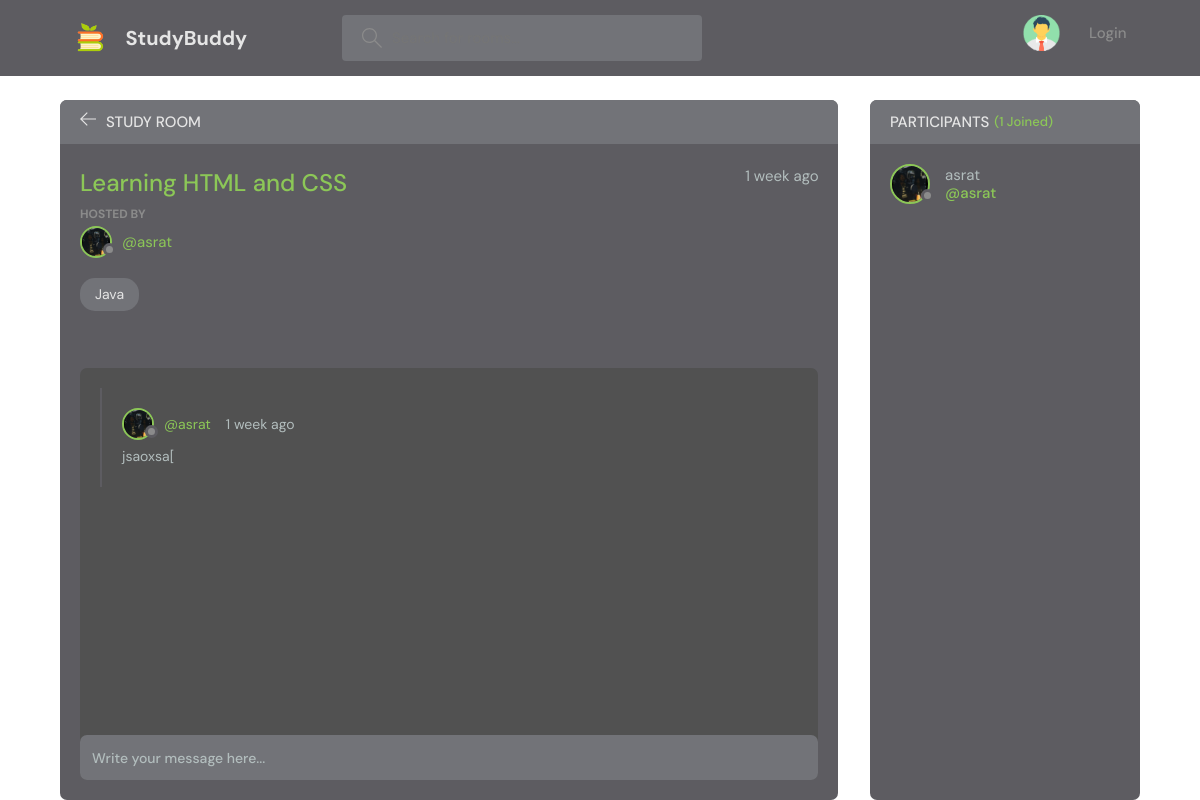
The page /room/24/ on the database its author committed.
### base/models.py (models this page shows, shortened)
class Room(models.Model):
    host = models.ForeignKey(User, on_delete=models.SET_NULL, null=True)
    topic = models.ForeignKey(Topic, on_delete=models.SET_NULL, null=True)
    participants = models.ManyToManyField(
        User, related_name='participants', blank=True)
    name = models.CharField(max_length=200)
    description = models.TextField(null=True, blank=True)
    updated = models.DateTimeField(auto_now=True)
    created = models.DateTimeField(auto_now_add=True)
    class Meta:
        ordering = ['-updated', '-created']

class Topic(models.Model):
    name = models.CharField(max_length=200)
    def __str__(self):
        return self.name

class Message(models.Model):
    user = models.ForeignKey(User, on_delete=models.CASCADE)
    room = models.ForeignKey(Room, on_delete=models.CASCADE)
    body = models.TextField()
    updated = models.DateTimeField(auto_now=True)
    created = models.DateTimeField(auto_now_add=True)
    class Meta:
        ordering = ['-updated', '-created']

### base/views.py (the view, shortened to what this page needs)
# urls.py: path('room/<str:pk>/', views.room, name='room'),
def room(request, pk):
    room = Room.objects.get(id=pk)
    room_messages = room.message_set.all()
    participants = room.participants.all()
    context = {'room': room, 'room_messages': room_messages,
               'participants': participants}
    return render(request, 'base/room.html', context)

### base/templates/base/room.html (shortened to what this page needs)
{% extends 'main.html' %}
{% block content %}
    <main class="profile-page layout layout--2">
      <div class="container">
        <div class="room">
          <div class="room__top">
            <div class="room__topLeft">
              <a href="{% url 'home' %}">
                <svg version="1.1" xmlns="http://www.w3.org/2000/svg" width="32" height="32" viewBox="0 0 32 32">
                  <title>arrow-left</title>
                  <path
                    d="M13.723 2.286l-13.723 13.714 13.719 13.714 1.616-1.611-10.96-10.96h27.625v-2.286h-27.625l10.965-10.965-1.616-1.607z"
                  ></path>
                </svg>
              </a>
              <h3>Study Room</h3>
            </div>
          </div>
          <div class="room__box scroll">
            <div class="room__header scroll">
              <div class="room__info">
                <h3>{{room.name}}</h3>
                <span>{{room.created|timesince}} ago</span>
              </div>
              <div class="room__hosted">
                <p>Hosted By</p>
                <a href="{% url 'user-profile' room.host.id %}" class="room__author">
                  <div class="avatar avatar--small">
                    <img src="../../../static/images/user1.jpg" />
                  </div>
                  <span>@{{room.host.username}}</span>
                </a>
              </div>
              <span class="room__topics">{{room.topic}}</span>
            </div>
            <div class="room__conversation">
              <div class="threads scroll">
                {% for message in room_messages %}
                <div class="thread">
                  <div class="thread__top">
                    <div class="thread__author">
                      <a href="{% url 'user-profile' message.user.id %}" class="thread__authorInfo">
                        <div class="avatar avatar--small">
                          <img src="../../../static/images/user1.jpg" />
                        </div>
                        <span>@{{message.user.username}}</span>
                      </a>
                      <span class="thread__date">{{message.created|timesince}} ago</span>
                    </div>
                  </div>
                  <div class="thread__details">
                    {{message.body}}
                  </div>
                </div>
                {% endfor %}
              </div>
            </div>
          </div>
          <div class="room__message">
            <form action="" method="POST">
              <input name="body" placeholder="Write your message here..." />
            </form>
            </div>
        </div>
        <div class="participants">
          <h3 class="participants__top">Participants <span>({{participants.count}} Joined)</span></h3>
          <div class="participants__list scroll">
            {% for user in participants %}
            <a href="{% url 'user-profile' user.id %}" class="participant">
              <div class="avatar avatar--medium">
                <img src="../../../static/images/user1.jpg" />
              </div>
              <p>
                {{user.username}}
                <span>@{{user.username}}</span>
              </p>
            </a>
            {% endfor %}
          </div>
        </div>
      </div>
    </main>
{% endblock content %}

### rows shown on the page
Room: name "Learning HTML and CSS", created "1 week", host.username "asrat", topic "Java"
Message: user.username "asrat", created "1 week", body "jsaoxsa["

### other values the page prints
{{ participants.count }} "1"
{{ user.username }} "asrat"
